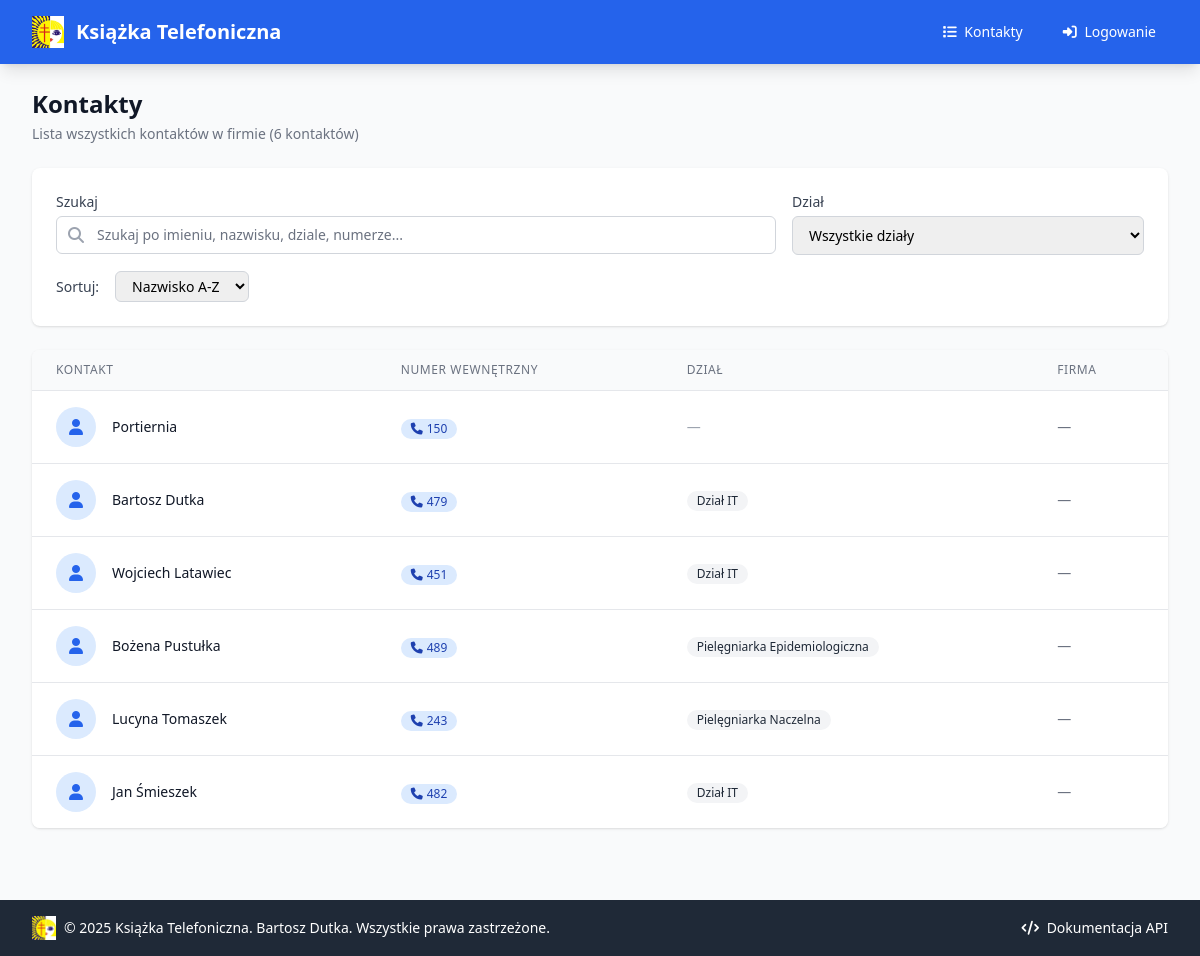
The page /kontakty on the database its author committed.
### app/models/contact.py (models this page shows)
class ContactBase(SQLModel):
    imie: Optional[str] = Field(default=None, description="Imię lub nazwa kontaktu")
    nazwisko: Optional[str] = Field(default=None, description="Nazwisko kontaktu")
    numer_wewnetrzny: str = Field(
        unique=True,
        index=True,
        description="Unikalny numer wewnętrzny firmy"
    )
    dzial: Optional[str] = Field(default=None, index=True, description="Nazwa działu")
    firma: Optional[str] = Field(default=None, description="Nazwa firmy")
    notatki: Optional[str] = Field(default=None, description="Dodatkowe notatki")

class Contact(ContactBase, table=True):
    __tablename__ = "kontakty"
    id: Optional[str] = Field(
        default_factory=lambda: str(uuid.uuid4()),
        primary_key=True,
        description="Unikalny identyfikator kontaktu"
    )
    created_at: datetime = Field(
        default_factory=datetime.utcnow,
        description="Data utworzenia kontaktu"
    )
    updated_at: datetime = Field(
        default_factory=datetime.utcnow,
        description="Data ostatniej modyfikacji"
    )

### app/routers/contacts.py (the view)
@router.get("/kontakty", response_class=HTMLResponse, name="contacts_list")
async def contacts_list(
    request: Request,
    q: Optional[str] = Query(None, description="Wyszukiwana fraza"),
    dzial: Optional[str] = Query(None, description="Filtr po dziale"),
    sort: str = Query("nazwisko_asc", description="Sortowanie"),
    page: int = Query(1, ge=1, description="Numer strony"),
    session: Session = Depends(get_session)
):
    query = select(Contact)
    if q:
        search_term = f"%{q.strip()}%"
        query = query.where(
            or_(
                Contact.imie.contains(search_term),
                Contact.nazwisko.contains(search_term),
                Contact.numer_wewnetrzny.contains(search_term),
                Contact.dzial.contains(search_term),
                Contact.firma.contains(search_term),
                Contact.notatki.contains(search_term)
            )
        )
    if dzial:
        query = query.where(Contact.dzial == dzial)
    if sort == "nazwisko_desc":
        query = query.order_by(Contact.nazwisko.desc())
    elif sort == "dzial_asc":
        query = query.order_by(
            func.coalesce(Contact.dzial, "").asc(),
            Contact.nazwisko.asc()
        )
    elif sort == "data_desc":
        query = query.order_by(Contact.created_at.desc())
    else:  # nazwisko_asc (domyślne)
        query = query.order_by(Contact.nazwisko.asc())
    page_size = 20
    offset = (page - 1) * page_size
    contacts = session.exec(query.offset(offset).limit(page_size)).all()
    count_query = select(func.count(Contact.id))
    if q:
        search_term = f"%{q.strip()}%"
        count_query = count_query.where(
            or_(
                Contact.imie.contains(search_term),
                Contact.nazwisko.contains(search_term),
                Contact.numer_wewnetrzny.contains(search_term),
                Contact.dzial.contains(search_term),
                Contact.firma.contains(search_term),
                Contact.notatki.contains(search_term)
            )
        )
    if dzial:
        count_query = count_query.where(Contact.dzial == dzial)
    total_count = session.exec(count_query).first()
    total_pages = (total_count + page_size - 1) // page_size
    dzialy_query = select(Contact.dzial).where(Contact.dzial.is_not(None)).distinct()
    dzialy = [d for d in session.exec(dzialy_query).all() if d]
    dzialy.sort()
    is_htmx = request.headers.get("HX-Request") == "true"
    user = get_current_user(request)
    if is_htmx:
        return templates.TemplateResponse(
            "contacts/list_partial.html",
            {
                "request": request,
                "contacts": contacts,
                "user": user,
                "q": q or "",
                "dzial": dzial,
                "sort": sort,
                "page": page,
                "total_pages": total_pages,
                "total_count": total_count,
                "dzialy": dzialy,
                "has_prev": page > 1,
                "has_next": page < total_pages,
                "prev_page": page - 1 if page > 1 else None,
                "next_page": page + 1 if page < total_pages else None
            }
        )
    return templates.TemplateResponse(
        "contacts/list.html",
        {
            "request": request,
            "title": "Kontakty - Książka Telefoniczna",
            "contacts": contacts,
            "user": user,
            "q": q or "",
            "dzial": dzial,
            "sort": sort,
            "page": page,
            "total_pages": total_pages,
            "total_count": total_count,
            "dzialy": dzialy,
            "has_prev": page > 1,
            "has_next": page < total_pages,
            "prev_page": page - 1 if page > 1 else None,
            "next_page": page + 1 if page < total_pages else None
        }
    )

### app/templates/contacts/list.html (shortened to what this page needs)
{% extends "base.html" %}
{% block content %}
<div class="px-4 sm:px-0">
    <div class="sm:flex sm:items-center sm:justify-between mb-6">
        <div>
            <h1 class="text-2xl font-bold text-gray-900">Kontakty</h1>
            <p class="mt-1 text-sm text-gray-500">
                Lista wszystkich kontaktów w firmie
                {% if total_count %}({{ total_count }} {% if total_count == 1 %}kontakt{% elif total_count < 5 %}kontakty{% else %}kontaktów{% endif %}){% endif %}
            </p>
        </div>
    </div>
    <div class="bg-white shadow rounded-lg mb-6">
        <div class="px-4 py-5 sm:p-6">
            <form method="get" id="search-form" class="space-y-4">
                <div class="grid grid-cols-1 md:grid-cols-3 gap-4">
                    <div class="md:col-span-2">
                        <label for="search" class="block text-sm font-medium text-gray-700">Szukaj</label>
                        <div class="mt-1 relative">
                            <div class="absolute inset-y-0 left-0 pl-3 flex items-center pointer-events-none">
                            </div>
                            <input
                                type="text"
                                id="search"
                                name="q"
                                value="{{ q }}"
                                placeholder="Szukaj po imieniu, nazwisku, dziale, numerze..."
                                class="block w-full pl-10 pr-3 py-2 border border-gray-300 rounded-md leading-5 bg-white placeholder-gray-500 focus:outline-none focus:placeholder-gray-400 focus:ring-1 focus:ring-blue-500 focus:border-blue-500 sm:text-sm"
                                hx-get="/kontakty"
                                hx-trigger="keyup changed delay:400ms, search"
                                hx-target="#contacts-list"
                                hx-swap="innerHTML"
                                hx-include="[name='dzial'], [name='sort']"
                                hx-indicator=".htmx-indicator"
                            >
                        </div>
                    </div>
                    <div>
                        <label for="dzial" class="block text-sm font-medium text-gray-700">Dział</label>
                        <select
                            id="dzial"
                            name="dzial"
                            class="mt-1 block w-full pl-3 pr-10 py-2 text-base border border-gray-300 focus:outline-none focus:ring-blue-500 focus:border-blue-500 sm:text-sm rounded-md"
                            hx-get="/kontakty"
                            hx-trigger="change"
                            hx-target="#contacts-list"
                            hx-swap="innerHTML"
                            hx-include="[name='q'], [name='sort']"
                            hx-indicator=".htmx-indicator"
                        >
                            <option value="">Wszystkie działy</option>
                        </select>
                    </div>
                </div>
                <div class="flex flex-wrap items-center gap-4">
                    <span class="text-sm font-medium text-gray-700">Sortuj:</span>
                    <div class="flex flex-wrap gap-2">
                        <select
                            name="sort"
                            class="text-sm border border-gray-300 rounded-md px-3 py-1 focus:outline-none focus:ring-blue-500 focus:border-blue-500"
                            hx-get="/kontakty"
                            hx-trigger="change"
                            hx-target="#contacts-list"
                            hx-swap="innerHTML"
                            hx-include="[name='q'], [name='dzial']"
                            hx-indicator=".htmx-indicator"
                        >
                            <option value="nazwisko_asc" {% if sort == "nazwisko_asc" %}selected{% endif %}>Nazwisko A-Z</option>
                        </select>
                    </div>
                </div>
            </form>
        </div>
    </div>
    <div id="contacts-container">
        <div id="contacts-list">
            {% include "contacts/list_partial.html" %}
        </div>
    </div>
</div>
{% endblock %}

### app/templates/contacts/list_partial.html (shortened to what this page needs)
<div class="bg-white shadow overflow-hidden sm:rounded-lg">
    {% if contacts %}
        <div class="overflow-x-auto">
            <table class="min-w-full divide-y divide-gray-200">
                <thead class="bg-gray-50">
                    <tr>
                        <th scope="col" class="px-6 py-3 text-left text-xs font-medium text-gray-500 uppercase tracking-wider">
                            Kontakt
                        </th>
                        <th scope="col" class="px-6 py-3 text-left text-xs font-medium text-gray-500 uppercase tracking-wider">
                            Numer wewnętrzny
                        </th>
                        <th scope="col" class="px-6 py-3 text-left text-xs font-medium text-gray-500 uppercase tracking-wider">
                            Dział
                        </th>
                        <th scope="col" class="px-6 py-3 text-left text-xs font-medium text-gray-500 uppercase tracking-wider">
                            Firma
                        </th>
                    </tr>
                </thead>
                <tbody class="bg-white divide-y divide-gray-200">
                    {% for contact in contacts %}
                        <tr class="hover:bg-gray-50">
                            <td class="px-6 py-4 whitespace-nowrap">
                                <div class="flex items-center">
                                    <div class="flex-shrink-0 h-10 w-10">
                                        <div class="h-10 w-10 rounded-full bg-blue-100 flex items-center justify-center">
                                            <i class="fas fa-user text-blue-600"></i>
                                        </div>
                                    </div>
                                    <div class="ml-4">
                                        <div class="text-sm font-medium text-gray-900">
                                            <a href="/kontakty/{{ contact.id }}" class="hover:text-blue-600">
                                                {% if contact.imie or contact.nazwisko %}
                                                    {{ contact.imie or '' }} {{ contact.nazwisko or '' }}
                                                {% else %}
                                                    Kontakt bez nazwy
                                                {% endif %}
                                            </a>
                                        </div>
                                    </div>
                                </div>
                            </td>
                            <td class="px-6 py-4 whitespace-nowrap">
                                <span class="inline-flex items-center px-2.5 py-0.5 rounded-full text-xs font-medium bg-blue-100 text-blue-800">
                                    <i class="fas fa-phone mr-1"></i>
                                    {{ contact.numer_wewnetrzny }}
                                </span>
                            </td>
                            <td class="px-6 py-4 whitespace-nowrap text-sm text-gray-900">
                                {% if contact.dzial %}
                                    <span class="inline-flex items-center px-2.5 py-0.5 rounded-full text-xs font-medium bg-gray-100 text-gray-800">
                                        {{ contact.dzial }}
                                    </span>
                                {% else %}
                                    <span class="text-gray-400">—</span>
                                {% endif %}
                            </td>
                            <td class="px-6 py-4 whitespace-nowrap text-sm text-gray-500">
                                {{ contact.firma or "—" }}
                            </td>
                        </tr>
                    {% endfor %}
                </tbody>
            </table>
        </div>
    {% endif %}
</div>

### rows shown on the page
Contact: imie "Portiernia", numer_wewnetrzny "150", firma "—"
Contact: imie "Bartosz", nazwisko "Dutka", numer_wewnetrzny "479", dzial "Dział IT", firma "—"
Contact: imie "Wojciech", nazwisko "Latawiec", numer_wewnetrzny "451", dzial "Dział IT", firma "—"
Contact: imie "Bożena", nazwisko "Pustułka", numer_wewnetrzny "489", dzial "Pielęgniarka Epidemiologiczna", firma "—"
Contact: imie "Lucyna", nazwisko "Tomaszek", numer_wewnetrzny "243", dzial "Pielęgniarka Naczelna", firma "—"
Contact: imie "Jan", nazwisko "Śmieszek", numer_wewnetrzny "482", dzial "Dział IT", firma "—"

### other values the page prints
{{ total_count }} "6"
